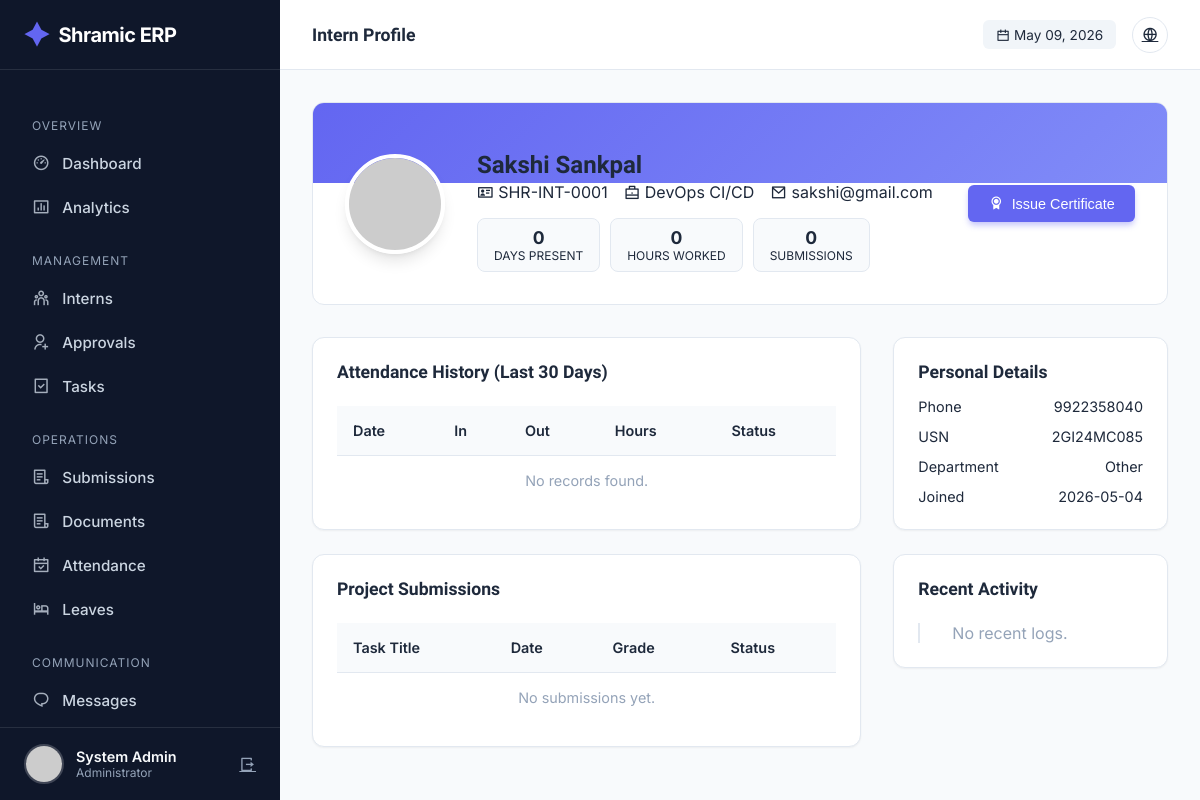
The app's page /admin/intern/2 (signed in) with its own data.
### tables this page shows
CREATE TABLE users (
            id INTEGER PRIMARY KEY AUTOINCREMENT,
            intern_id TEXT UNIQUE,
            usn TEXT UNIQUE NOT NULL,
            full_name TEXT NOT NULL,
            phone TEXT NOT NULL,
            email TEXT UNIQUE NOT NULL,
            password_hash TEXT NOT NULL,
            role TEXT NOT NULL,
            photo_url TEXT,
            status TEXT DEFAULT 'PENDING',
            is_admin BOOLEAN DEFAULT 0,
            department TEXT,
            join_date DATE,
            emergency_contact TEXT,
            address TEXT,
            last_login TIMESTAMP,
            login_count INTEGER DEFAULT 0,
            created_at TIMESTAMP DEFAULT CURRENT_TIMESTAMP,
            updated_at TIMESTAMP DEFAULT CURRENT_TIMESTAMP
        );

### app.py (the view)
@app.route('/admin/intern/<int:intern_id>')
@login_required
@admin_required
def admin_intern_detail(intern_id):
    conn = get_db_connection()
    cur = conn.cursor()
    cur.execute("SELECT * FROM users WHERE id = ?", (intern_id,))
    intern = cur.fetchone()
    if not intern:
        flash('Intern not found.', 'error')
        conn.close()
        return redirect(url_for('admin_dashboard'))
    cur.execute("""
        SELECT * FROM attendance
        WHERE user_id = ?
        ORDER BY date DESC
        LIMIT 30
    """, (intern_id,))
    attendance_records = cur.fetchall()
    cur.execute("""
        SELECT
            COUNT(*) as total_days,
            SUM(work_hours) as total_hours,
            AVG(work_hours) as avg_hours
        FROM attendance
        WHERE user_id = ? AND check_in_time IS NOT NULL
    """, (intern_id,))
    attendance_stats = cur.fetchone()
    cur.execute("""
        SELECT s.*, t.title as task_title, t.priority
        FROM submissions s
        LEFT JOIN tasks t ON s.task_id = t.id
        WHERE s.user_id = ?
        ORDER BY s.submitted_at DESC
    """, (intern_id,))
    submissions = cur.fetchall()
    cur.execute("""
        SELECT 'ATTENDANCE' as type, date as timestamp, 'Checked In' as details
        FROM attendance WHERE user_id = ?
        UNION ALL
        SELECT 'SUBMISSION' as type, submitted_at as timestamp, 'Submitted Task' as details
        FROM submissions WHERE user_id = ?
        ORDER BY timestamp DESC LIMIT 10
    """, (intern_id, intern_id))
    timeline = cur.fetchall()
    conn.close()
    return render_template('admin/intern_detail.html',
        intern=intern,
        attendance_records=attendance_records,
        stats=attendance_stats,
        submissions=submissions,
        timeline=timeline
    )

### templates/admin/intern_detail.html (shortened to what this page needs)
{% extends "admin/base.html" %} {% block page_title %}Intern Profile{% endblock
%} {% block content %}
<div class="profile-header">
  <div class="profile-bg"></div>
  <img
    src="{{ url_for('static', filename='uploads/profiles/' + intern.photo_url) if intern.photo_url else 'https://ui-avatars.com/api/?name=' + intern.full_name }}"
    class="profile-img"
    alt="Profile"
  />
  <div class="profile-info" style="flex: 1">
    <h2 style="margin-bottom: 0.2rem">{{ intern.full_name }}</h2>
    <div
      style="
        color: var(--text-secondary);
        margin-bottom: 1rem;
        display: flex;
        gap: 1rem;
        align-items: center;
      "
    >
      <span><i class="ri-id-card-line"></i> {{ intern.intern_id }}</span>
      <span><i class="ri-briefcase-line"></i> {{ intern.role }}</span>
      <span><i class="ri-mail-line"></i> {{ intern.email }}</span>
    </div>
    <div style="display: flex; gap: 10px; flex-wrap: wrap">
      <div class="stat-pill">
        <strong>{{ stats.total_days or 0 }}</strong>
        <span>Days Present</span>
      </div>
      <div class="stat-pill">
        <strong
          >{{ stats.total_hours|round(1) if stats.total_hours else 0 }}</strong
        >
        <span>Hours Worked</span>
      </div>
      <div class="stat-pill">
        <strong>{{ submissions|length }}</strong>
        <span>Submissions</span>
      </div>
    </div>
  </div>
  <div
    style="
      position: relative;
      z-index: 1;
      display: flex;
      flex-direction: column;
      gap: 10px;
    "
  >
    <form
      action="{{ url_for('generate_certificate', user_id=intern.id) }}"
      method="POST"
    >
      <button class="btn btn-primary" style="width: 100%">
        <i class="ri-award-fill"></i> Issue Certificate
      </button>
    </form>
  </div>
</div>
<div class="detail-grid">
  <div style="display: flex; flex-direction: column; gap: 1.5rem">
    <div class="card">
      <h3 style="font-size: 1.1rem; margin-bottom: 1.5rem">
        Attendance History (Last 30 Days)
      </h3>
      <div class="table-container">
        <table>
          <thead>
            <tr>
              <th>Date</th>
              <th>In</th>
              <th>Out</th>
              <th>Hours</th>
              <th>Status</th>
            </tr>
          </thead>
          <tbody>
            {% for record in attendance_records %}
            <tr>
              <td>{{ record.date }}</td>
              <td>
                {{ record.check_in_time.split(' ')[1] if record.check_in_time
                else '-' }}
              </td>
              <td>
                {{ record.check_out_time.split(' ')[1] if record.check_out_time
                else '-' }}
              </td>
              <td>{{ record.work_hours }}</td>
              <td><span class="badge badge-success">Present</span></td>
            </tr>
            {% else %}
            <tr>
              <td
                colspan="5"
                style="text-align: center; color: var(--text-light)"
              >
                No records found.
              </td>
            </tr>
            {% endfor %}
          </tbody>
        </table>
      </div>
    </div>
    <div class="card">
      <h3 style="font-size: 1.1rem; margin-bottom: 1.5rem">
        Project Submissions
      </h3>
      <div class="table-container">
        <table>
          <thead>
            <tr>
              <th>Task Title</th>
              <th>Date</th>
              <th>Grade</th>
              <th>Status</th>
            </tr>
          </thead>
          <tbody>
            {% for sub in submissions %}
            <tr>
              <td>{{ sub.task_title }}</td>
              <td>{{ sub.submitted_at.split(' ')[0] }}</td>
              <td>
                {% if sub.grade %}
                <span style="font-weight: 700; color: var(--primary)"
                  >{{ sub.grade }}</span
                >
                {% else %}-{% endif %}
              </td>
              <td>
                {% if sub.status == 'APPROVED' %}
                <span class="badge badge-success">Approved</span>
                {% elif sub.status == 'REJECTED' %}
                <span class="badge badge-danger">Rejected</span>
                {% else %}
                <span class="badge badge-warning">Pending</span>
                {% endif %}
              </td>
            </tr>
            {% else %}
            <tr>
              <td
                colspan="4"
                style="text-align: center; color: var(--text-light)"
              >
                No submissions yet.
              </td>
            </tr>
            {% endfor %}
          </tbody>
        </table>
      </div>
    </div>
  </div>
  <div style="display: flex; flex-direction: column; gap: 1.5rem">
    <div class="card">
      <h3 style="font-size: 1.1rem; margin-bottom: 1rem">Personal Details</h3>
      <div
        style="
          display: flex;
          flex-direction: column;
          gap: 0.8rem;
          font-size: 0.9rem;
        "
      >
        <div style="display: flex; justify-content: space-between">
          <span style="color: var(--text-secondary)">Phone</span>
          <span>{{ intern.phone }}</span>
        </div>
        <div style="display: flex; justify-content: space-between">
          <span style="color: var(--text-secondary)">USN</span>
          <span>{{ intern.usn }}</span>
        </div>
        <div style="display: flex; justify-content: space-between">
          <span style="color: var(--text-secondary)">Department</span>
          <span>{{ intern.department }}</span>
        </div>
        <div style="display: flex; justify-content: space-between">
          <span style="color: var(--text-secondary)">Joined</span>
          <span>{{ intern.join_date }}</span>
        </div>
      </div>
    </div>
    <div class="card">
      <h3 style="font-size: 1.1rem; margin-bottom: 1.5rem">Recent Activity</h3>
      <div class="timeline">
        {% for log in timeline %}
        <div class="timeline-item">
          <div class="timeline-dot"></div>
          <div class="timeline-content">
            <div style="font-weight: 600; margin-bottom: 0.2rem">
              {{ log.type }}
            </div>
            <div style="font-size: 0.85rem; color: var(--text-secondary)">
              {{ log.details }}
            </div>
            <div
              style="
                font-size: 0.75rem;
                color: var(--text-light);
                margin-top: 0.4rem;
              "
            >
              {{ log.timestamp }}
            </div>
          </div>
        </div>
        {% else %}
        <p style="color: var(--text-light)">No recent logs.</p>
        {% endfor %}
      </div>
    </div>
  </div>
</div>
{% endblock %}

### templates/admin/base.html (shortened to what this page needs)
<!doctype html>
<html lang="en">
  <head>
    <link
      href="https://cdn.jsdelivr.net/npm/remixicon@4.1.0/fonts/remixicon.css"
      rel="stylesheet"
    />
  </head>
  <body>
    <aside class="sidebar" id="sidebar">
      <a href="/" class="brand">
        <i class="ri-shining-2-fill"></i> Shramic ERP
      </a>
      <ul class="nav-menu">
        <li class="nav-label">Overview</li>
        <li>
          <a
            href="{{ url_for('admin_dashboard') }}"
            class="nav-link {% if request.endpoint == 'admin_dashboard' %}active{% endif %}"
            ><i class="ri-dashboard-3-line"></i> Dashboard</a
          >
        </li>
        <li>
          <a
            href="{{ url_for('admin_analytics') }}"
            class="nav-link {% if request.endpoint == 'admin_analytics' %}active{% endif %}"
            ><i class="ri-bar-chart-box-line"></i> Analytics</a
          >
        </li>
        <li class="nav-label">Management</li>
        <li>
          <a
            href="{{ url_for('admin_interns') }}"
            class="nav-link {% if request.endpoint == 'admin_interns' %}active{% endif %}"
            ><i class="ri-team-line"></i> Interns</a
          >
        </li>
        <li>
          <a
            href="{{ url_for('admin_approvals') }}"
            class="nav-link {% if request.endpoint == 'admin_approvals' %}active{% endif %}"
            ><i class="ri-user-add-line"></i> Approvals</a
          >
        </li>
        <li>
          <a
            href="{{ url_for('admin_tasks') }}"
            class="nav-link {% if request.endpoint == 'admin_tasks' %}active{% endif %}"
            ><i class="ri-task-line"></i> Tasks</a
          >
        </li>
        <li class="nav-label">Operations</li>
        <li>
          <a
            href="{{ url_for('admin_submissions') }}"
            class="nav-link {% if request.endpoint == 'admin_submissions' %}active{% endif %}"
            ><i class="ri-file-list-3-line"></i> Submissions</a
          >
        </li>
        <li>
  <a
    href="{{ url_for('admin_documents') }}"
    class="nav-link {% if request.endpoint == 'admin_documents' %}active{% endif %}"
  >
    <i class="ri-file-list-3-line"></i> Documents
  </a>
</li>
        <li>
          <a
            href="{{ url_for('admin_attendance') }}"
            class="nav-link {% if request.endpoint == 'admin_attendance' %}active{% endif %}"
            ><i class="ri-calendar-check-line"></i> Attendance</a
          >
        </li>
        <li>
          <a
            href="{{ url_for('admin_leaves') }}"
            class="nav-link {% if request.endpoint == 'admin_leaves' %}active{% endif %}"
            ><i class="ri-hotel-bed-line"></i> Leaves</a
          >
        </li>
        <li class="nav-label">Communication</li>
        <li>
          <a
            href="{{ url_for('admin_messages') }}"
            class="nav-link {% if request.endpoint == 'admin_messages' %}active{% endif %}"
            ><i class="ri-chat-1-line"></i> Messages</a
          >
        </li>
        <li>
          <a
            href="{{ url_for('admin_announcements') }}"
            class="nav-link {% if request.endpoint == 'admin_announcements' %}active{% endif %}"
            > Announcements</a
          >
        </li>
      </ul>
      <div class="user-profile">
        <img
          src="{{ url_for('static', filename='uploads/profiles/' + current_user.photo_url) if current_user.photo_url else 'https://ui-avatars.com/api/?name=Admin&background=random' }}"
          class="user-avatar"
          alt="Admin"
        />
        <div style="flex: 1; overflow: hidden">
          <div
            style="
              font-weight: 600;
              font-size: 0.9rem;
              white-space: nowrap;
              text-overflow: ellipsis;
            "
          >
            {{ current_user.full_name }}
          </div>
          <div style="font-size: 0.75rem; color: var(--text-light)">
            Administrator
          </div>
        </div>
        <a
          href="{{ url_for('logout') }}"
          title="Logout"
          style="color: var(--text-light)"
          ><i class="ri-logout-box-r-line"></i
        ></a>
      </div>
    </aside>
    <div class="main-wrapper">
      <header class="top-header">
        <div style="display: flex; align-items: center; gap: 1rem">
          <h2 class="page-title">
            {% block page_title %}Dashboard{% endblock %}
          </h2>
        </div>
        <div class="header-actions">
          <div
            style="
              font-size: 0.85rem;
              color: var(--text-secondary);
              background: #f1f5f9;
              padding: 0.4rem 0.8rem;
              border-radius: 6px;
            "
          >
            <i class="ri-calendar-line"></i> {{ now.strftime('%b %d, %Y') }}
          </div>
          <a href="{{ url_for('index') }}" class="btn-icon" title="View Site"
            ><i class="ri-global-line"></i
          ></a>
        </div>
      </header>
      <div class="content">
         {% block content %}{% endblock %}
      </div>
    </div>
  </body>
</html>

### records on screen
users: full_name "System Admin"
users: full_name "Sakshi Sankpal", intern_id "SHR-INT-0001", role "DevOps CI/CD", email "sakshi@gmail.com", phone "9922358040", usn "2GI24MC085", department "Other", join_date "2026-05-04"

### other values on screen
{{ now.strftime('%b %d, %Y') }} "May 09, 2026"
{{ stats.total_days or 0 }} "0"
{{ stats.total_hours|round(1) if stats.total_hours else 0 }} "0"
{{ submissions|length }} "0"
